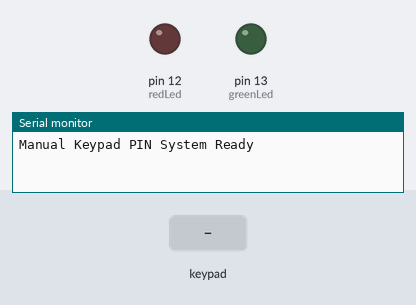
A sketch run on a simulated Arduino Uno, built with avr-gcc and run on an emulated ATmega328P. Parts: output pins drawn as LEDs (lit = HIGH), the last lines printed to the serial monitor. Wiring (from diagram.json): 4×4 keypad with keys 1 2 3 A 4 5 6 B 7 8 9 C * 0 # D: rows pin 9, pin 8, pin 7, pin 6; columns pin 5, pin 4, pin 3, pin 2. Dashed ring = blinking. The inputs (shaded band) are chosen by the test bench. Pins used as bus, display or sensor lines are not drawn.

Above: at 1.2 s.
1.3 s: key '#' pressed
At 1.4 s:
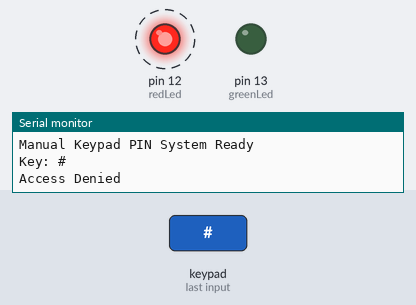
4.3 s: keypad keys 4 3 4 3 pressed 0.4 s apart
At 6.3 s:
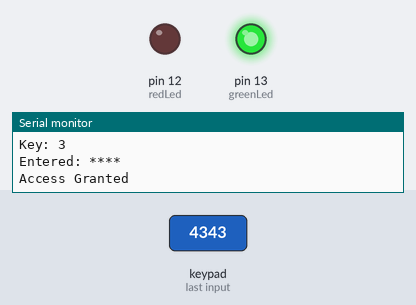
Timing chart, 0 to 8.0 s (numbered marks = the images above; inputs shaded):
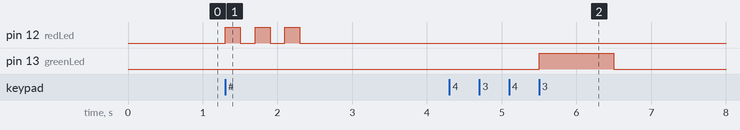

Measured:
- after the input at 1.3 s, pin 12 (redLed): alternates HIGH for 0.20 s and LOW for 0.20 s, 6 changes in all, then stays LOW, starting at once
- after the input at 4.3 s, pin 13 (greenLed): LOW → HIGH after 1.2 s, → LOW 1.0 s later

The sketch:

sketch.ino
```cpp
// Keypad size
const int ROWS = 4;
const int COLS = 4;

// Key layout
char keys[ROWS][COLS] = {
  { '1', '2', '3', 'A' },
  { '4', '5', '6', 'B' },
  { '7', '8', '9', 'C' },
  { '*', '0', '#', 'D' }
};

// Pin connections
int rowPins[ROWS] = {9, 8, 7, 6};
int colPins[COLS] = {5, 4, 3, 2};

// LEDs
const int greenLed = 13;
const int redLed = 12;

// PIN system
String correctPin = "4343";
String enteredPin = "";

// Key press tracking
bool keyReleased = true;

void setup() {
  Serial.begin(9600);

  // Setup rows as OUTPUT
  for (int i = 0; i < ROWS; i++) {
    pinMode(rowPins[i], OUTPUT);
    digitalWrite(rowPins[i], HIGH);
  }

  // Setup columns as INPUT_PULLUP
  for (int i = 0; i < COLS; i++) {
    pinMode(colPins[i], INPUT_PULLUP);
  }

  pinMode(greenLed, OUTPUT);
  pinMode(redLed, OUTPUT);

  Serial.println("Manual Keypad PIN System Ready");
}

void loop() {
  char key = getKey();

  if (key != '\0') {
    Serial.print("Key: ");
    Serial.println(key);

    // Clear
    if (key == '*') {
      enteredPin = "";
      Serial.println("Cleared");
      return;
    }

    // Submit
    if (key == '#') {
      checkPin();
      return;
    }

    // Numbers only
    if (key >= '0' && key <= '9') {
      if (enteredPin.length() < 4) {
        enteredPin += key;

        Serial.print("Entered: ");
        for (int i = 0; i < enteredPin.length(); i++) {
          Serial.print("*");
        }
        Serial.println();
      }

      if (enteredPin.length() == 4) {
        checkPin();
      }
    }
  }
}

// Scan keypad manually
char getKey() {
  char detectedKey = '\0';

  for (int row = 0; row < ROWS; row++) {
    digitalWrite(rowPins[row], LOW);

    for (int col = 0; col < COLS; col++) {
      if (digitalRead(colPins[col]) == LOW) {
        detectedKey = keys[row][col];
      }
    }

    digitalWrite(rowPins[row], HIGH);
  }

  // Only register once per full press-release cycle
  if (detectedKey != '\0' && keyReleased) {
    keyReleased = false;
    return detectedKey;
  }

  // Reset when no key is pressed
  if (detectedKey == '\0') {
    keyReleased = true;
  }

  return '\0';
}

// Check PIN
void checkPin() {
  if (enteredPin == correctPin) {
    Serial.println("Access Granted");
    digitalWrite(greenLed, HIGH);
    delay(1000);
    digitalWrite(greenLed, LOW);
  } else {
    Serial.println("Access Denied");
    for (int i = 0; i < 3; i++) {
      digitalWrite(redLed, HIGH);
      delay(200);
      digitalWrite(redLed, LOW);
      delay(200);
    }
  }

  enteredPin = "";
}
```
